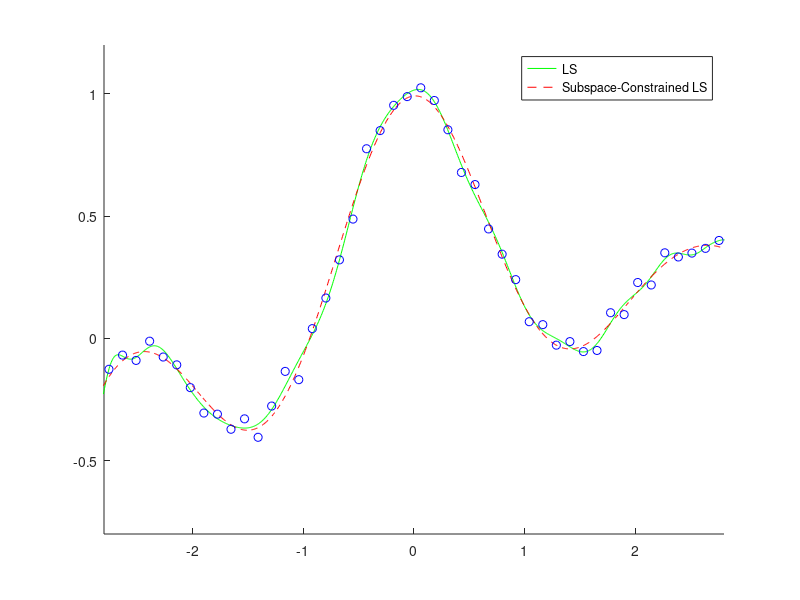

This figure's MATLAB source:
n = 50; N = 1000; x = linspace(-3, 3, n)'; X = linspace(-3, 3, N)';
pix = pi * x; y = sin(pix) ./ (pix)+0.1 * x + 0.05 * randn(n, 1);

p(:, 1) = ones(n, 1); P(:, 1) = ones(N, 1);
for j = 1:15
	p(:, 2 * j) = sin(j / 2 * x); p(:, 2 * j + 1) = cos(j / 2 * x);
	P(:, 2 * j) = sin(j / 2 * X); P(:, 2 * j + 1) = cos(j / 2 * X);
end
t1 = p \ y; F1 = P * t1;
t2 = (p * diag([ones(1, 11) zeros(1, 20)])) \ y; F2 = P * t2;

figure(1); clf; hold on; axis([-2.8 2.8 -0.8 1.2]);
plot(X, F1, 'g-'); plot(X, F2, 'r--'); plot(x, y, 'bo');
legend('LS', 'Subspace-Constrained LS');
